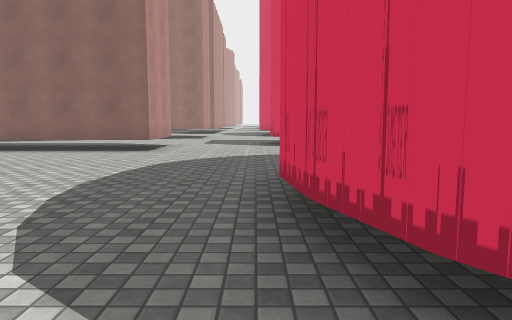
view 1 (above)

24 first-person views from a walk through a scene from a Unity 3-D project. The camera is 1.3 m above the floor, tilts 6° down and sees 70° across. The floor is counted in squares, 2 m on a side. Each view is taken from the middle of a square. On the plan, view 1 faces up. The plan holds only what a view shows up to about 11 squares ahead; the rest is blank. The place goes on beyond the plan. Some surface patterns are stand-ins.

view 2
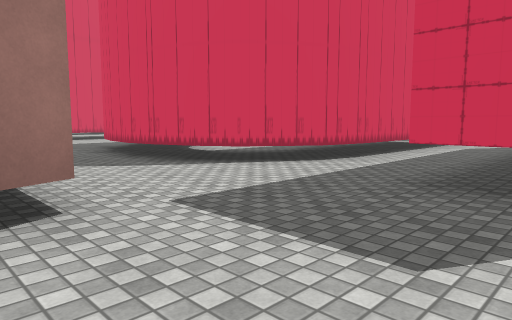

view 3
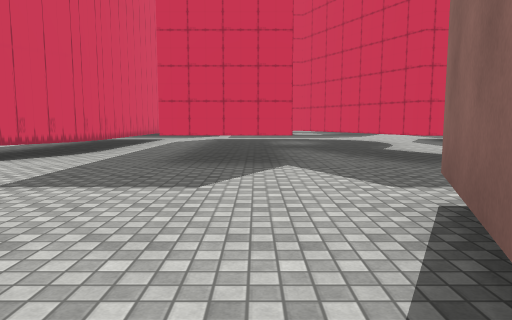

view 4
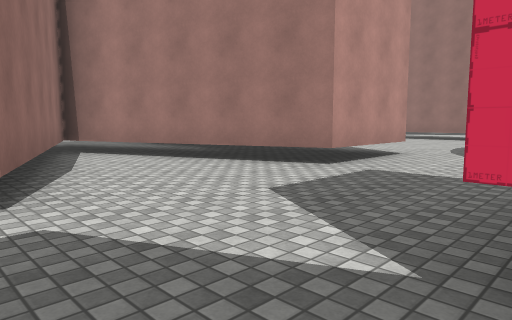

view 5
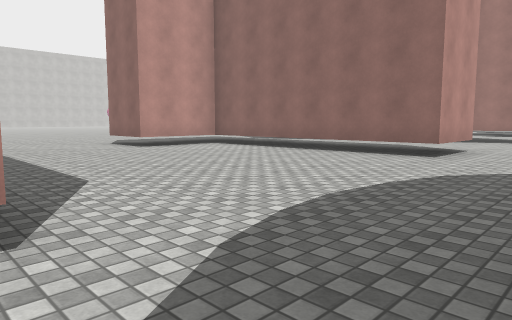

view 6
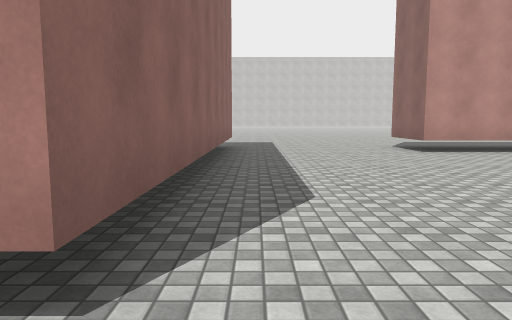

view 7
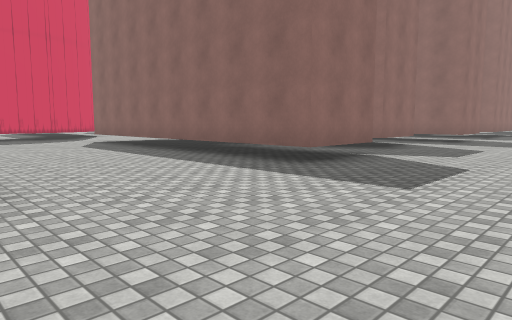

view 8
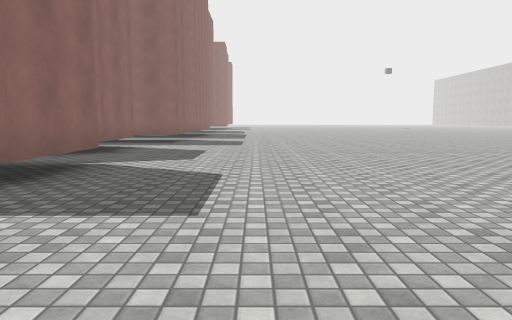

view 9
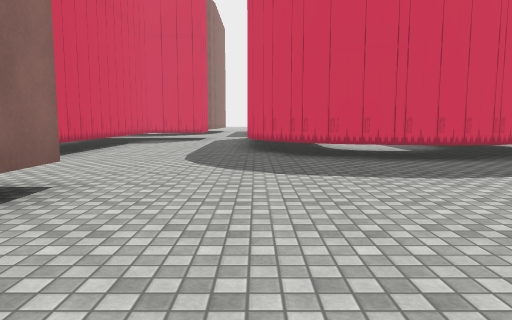

view 10
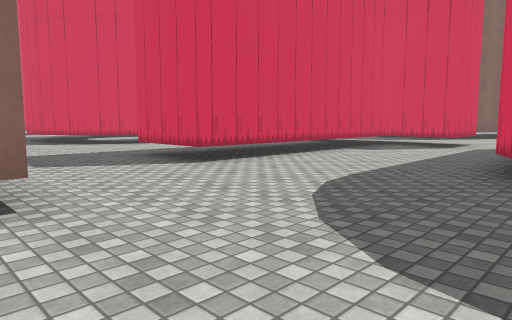

view 11
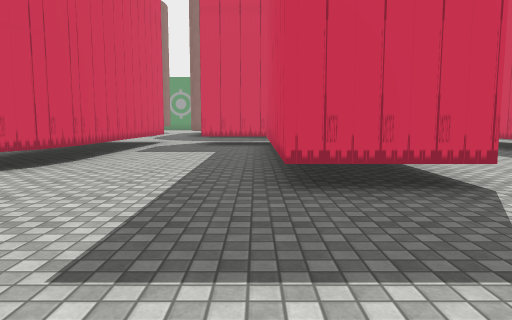

view 12
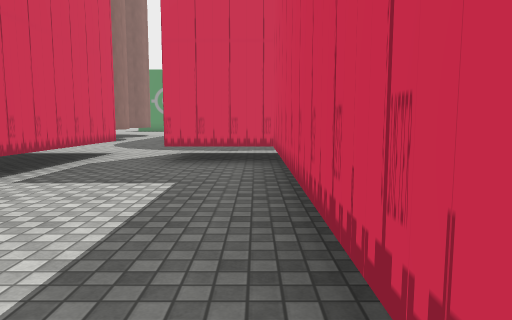

view 13
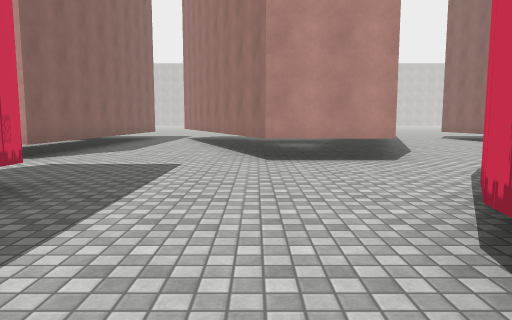

view 14
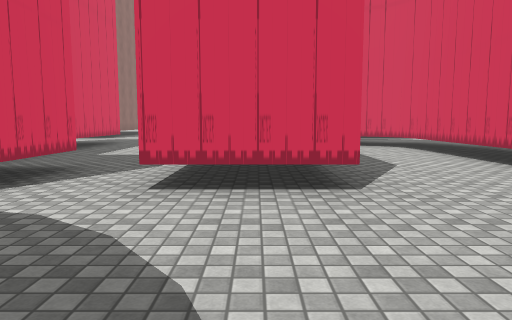

view 15
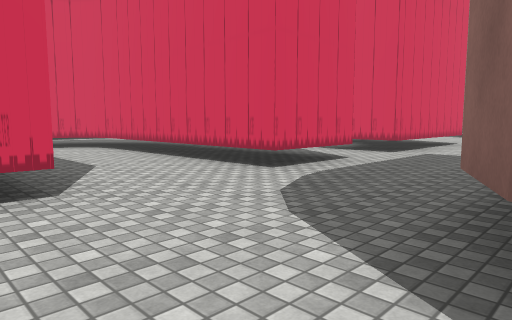

view 16
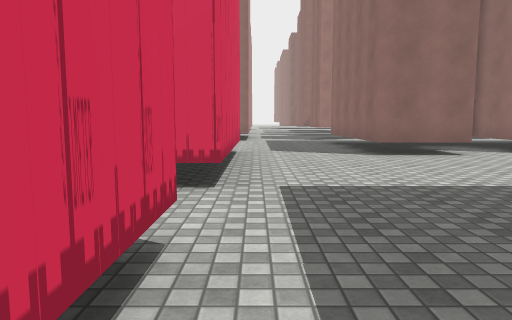

view 17
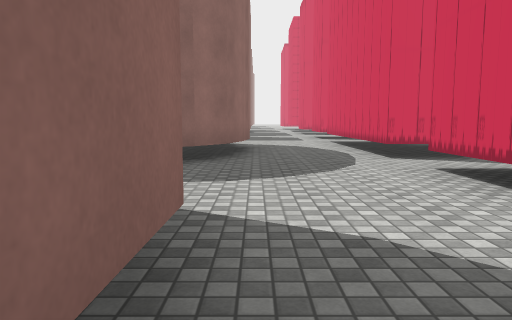

view 18
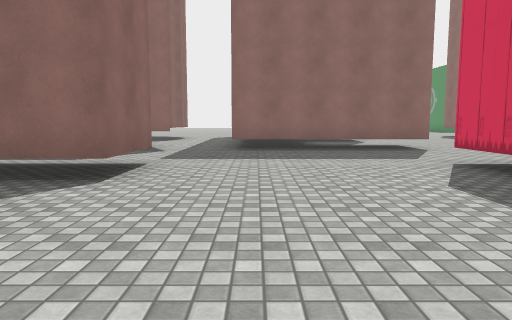

view 19
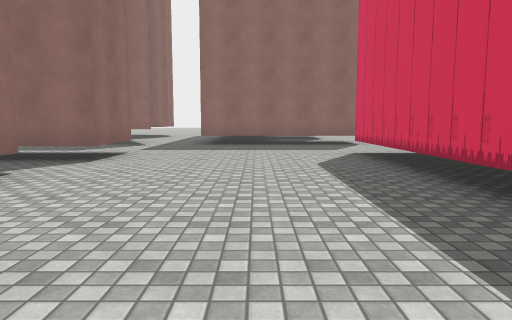

view 20
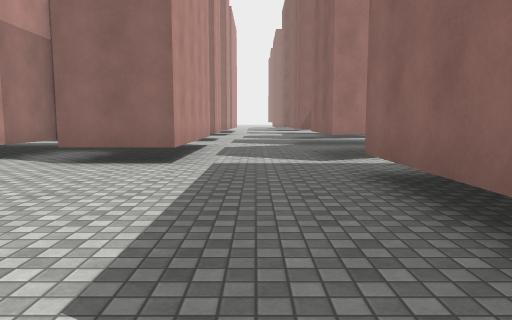

view 21
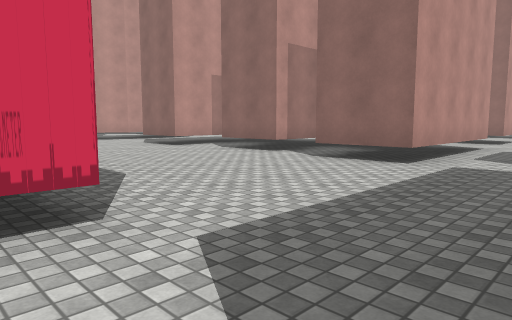

view 22
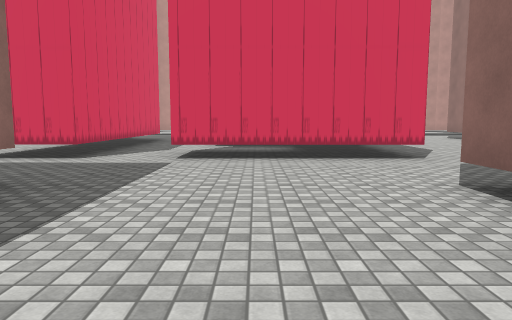

view 23
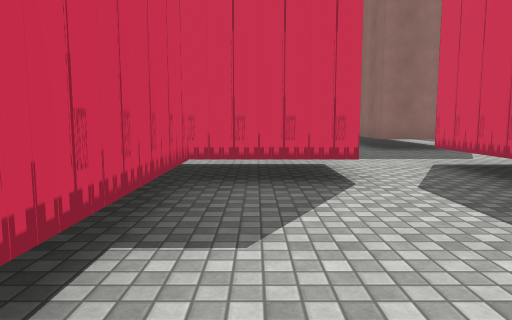

view 24
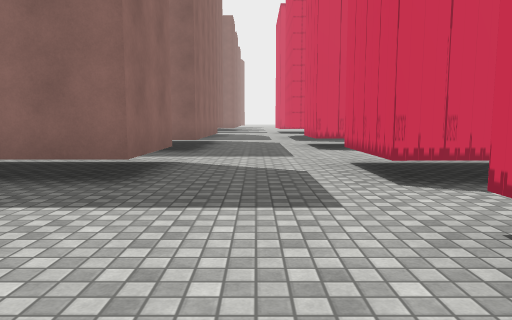

### Floor plan
Key: @ floor where view 1 was taken; # wall or solid block; . floor; T thing the floor can be seen under or through.
Columns run from 14 left of view 1 to 15 right of it. Each row starts with its distance up from view 1.
 36                       #....
 35                    ####...#
 34                 #. #.##...#
 33                ##.##.##..#...
 32                ..............
 31                ...........#
 30                ...........#  #
 29                 ..........# .#
 28                   ###TT...# .#
 27                       T...##.
 26                       T......
 25                       T.......
 24                       T......
 23                    .........
 22                   ..#TT...#
 21                   TT  T...#
 20        ...      #TTTTTT...#
 19        ....     #.........#
 18         .....     ........#
 17            ....#      #...
 16             #..###    #....
 15             #....######....
 14          ####.............#
 13        ###...........##...#
 12        ..............##...#
 11        ........TTTTT###...#
 10        #TTTT...TTTTT###...
  9   ..   #   T.........##...
  8   .. #####TT.........##....
  7   .. #.....................
  6 ....##..........#######...##
  5 ...............T      #...#
  4 ...............T      ....#
  3 ...............T ...  .....
  2 ...............T ...  ....#
  1 ....TTTT#TTTT..T      #...#
  0 ....T       T.@.TT#####...#
 -1 .....      T#.............#
 -2 .....    TT............
 -3 ....T  TT......#
 -4 ....T  #T......#
 -5 ......   ###......#
 -6 ......     ##...###

Positions as (right, up) in squares from view 1, and headings:
1: (0, 0), facing up
2: (-3, -4), facing up-right
3: (-5, -4), facing right
4: (1, -6), facing up-left
5: (0, 1), facing up-left
6: (-1, 2), facing left
7: (-14, 6), facing down-right
8: (-13, 5), facing down
9: (-6, 6), facing right
10: (-3, 5), facing up-right
11: (-3, 12), facing right
12: (1, 12), facing right
13: (4, 14), facing left
14: (12, 16), facing left
15: (12, 16), facing up-left
16: (9, 20), facing up
17: (11, 20), facing down
18: (3, 31), facing right
19: (1, 30), facing right
20: (10, 27), facing up
21: (11, 27), facing up-left
22: (15, 25), facing left
23: (3, 9), facing right
24: (10, 10), facing down
